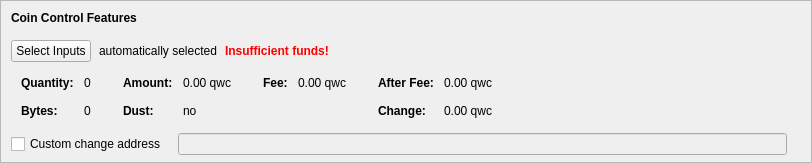
    <widget class="QFrame" name="frameCoinControl">
     <property name="sizePolicy">
      <sizepolicy hsizetype="Expanding" vsizetype="Expanding">
       <horstretch>0</horstretch>
       <verstretch>0</verstretch>
      </sizepolicy>
     </property>
     <property name="maximumSize">
      <size>
       <width>16777215</width>
       <height>16777215</height>
      </size>
     </property>
     <property name="frameShape">
      <enum>QFrame::StyledPanel</enum>
     </property>
     <property name="frameShadow">
      <enum>QFrame::Sunken</enum>
     </property>
     <layout class="QVBoxLayout" name="verticalLayoutCoinControl2">
      <property name="spacing">
       <number>0</number>
      </property>
      <property name="leftMargin">
       <number>0</number>
      </property>
      <property name="topMargin">
       <number>0</number>
      </property>
      <property name="rightMargin">
       <number>0</number>
      </property>
      <property name="bottomMargin">
       <number>6</number>
      </property>
      <item>
       <layout class="QVBoxLayout" name="verticalLayoutCoinControl" stretch="0,0,0,0,1">
        <property name="spacing">
         <number>0</number>
        </property>
        <property name="leftMargin">
         <number>10</number>
        </property>
        <property name="topMargin">
         <number>10</number>
        </property>
        <item>
         <layout class="QHBoxLayout" name="horizontalLayoutCoinControl1">
          <property name="bottomMargin">
           <number>15</number>
          </property>
          <item>
           <widget class="QLabel" name="labelCoinControlFeatures">
            <property name="sizePolicy">
             <sizepolicy hsizetype="Preferred" vsizetype="Maximum">
              <horstretch>0</horstretch>
              <verstretch>0</verstretch>
             </sizepolicy>
            </property>
            <property name="font">
             <font>
              <weight>75</weight>
              <bold>true</bold>
             </font>
            </property>
            <property name="styleSheet">
             <string notr="true">font-weight:bold;</string>
            </property>
            <property name="text">
             <string>Coin Control Features</string>
            </property>
           </widget>
          </item>
         </layout>
        </item>
        <item>
         <layout class="QHBoxLayout" name="horizontalLayoutCoinControl2" stretch="0,0,0,0">
          <property name="spacing">
           <number>8</number>
          </property>
          <property name="bottomMargin">
           <number>10</number>
          </property>
          <item>
           <widget class="QPushButton" name="pushButtonCoinControl">
            <property name="styleSheet">
             <string notr="true"/>
            </property>
            <property name="text">
             <string>Select Inputs</string>
            </property>
            <property name="autoDefault">
             <bool>false</bool>
            </property>
           </widget>
          </item>
          <item>
           <widget class="QLabel" name="labelCoinControlAutomaticallySelected">
            <property name="text">
             <string>automatically selected</string>
            </property>
            <property name="margin">
             <number>5</number>
            </property>
           </widget>
          </item>
          <item>
           <widget class="QLabel" name="labelCoinControlInsuffFunds">
            <property name="font">
             <font>
              <weight>75</weight>
              <bold>true</bold>
             </font>
            </property>
            <property name="styleSheet">
             <string notr="true">color:red;font-weight:bold;</string>
            </property>
            <property name="text">
             <string>Insufficient funds!</string>
            </property>
            <property name="margin">
             <number>5</number>
            </property>
           </widget>
          </item>
          <item>
           <spacer name="horizontalSpacerCoinControl">
            <property name="orientation">
             <enum>Qt::Horizontal</enum>
            </property>
            <property name="sizeHint" stdset="0">
             <size>
              <width>40</width>
              <height>1</height>
             </size>
            </property>
           </spacer>
          </item>
         </layout>
        </item>
        <item>
         <widget class="QWidget" name="widgetCoinControl" native="true">
          <property name="sizePolicy">
           <sizepolicy hsizetype="Preferred" vsizetype="Preferred">
            <horstretch>0</horstretch>
            <verstretch>0</verstretch>
           </sizepolicy>
          </property>
          <property name="minimumSize">
           <size>
            <width>0</width>
            <height>0</height>
           </size>
          </property>
          <property name="styleSheet">
           <string notr="true"/>
          </property>
          <layout class="QHBoxLayout" name="horizontalLayoutCoinControl5">
           <property name="leftMargin">
            <number>0</number>
           </property>
           <property name="topMargin">
            <number>0</number>
           </property>
           <property name="rightMargin">
            <number>0</number>
           </property>
           <property name="bottomMargin">
            <number>0</number>
           </property>
           <item>
            <layout class="QHBoxLayout" name="horizontalLayoutCoinControl3" stretch="0,0,0,1">
             <property name="spacing">
              <number>20</number>
             </property>
             <property name="topMargin">
              <number>0</number>
             </property>
             <property name="bottomMargin">
              <number>10</number>
             </property>
             <item>
              <layout class="QFormLayout" name="formLayoutCoinControl1">
               <property name="horizontalSpacing">
                <number>10</number>
               </property>
               <property name="verticalSpacing">
                <number>14</number>
               </property>
               <property name="leftMargin">
                <number>10</number>
               </property>
               <property name="topMargin">
                <number>4</number>
               </property>
               <property name="rightMargin">
                <number>6</number>
               </property>
               <item row="0" column="0">
                <widget class="QLabel" name="labelCoinControlQuantityText">
                 <property name="font">
                  <font>
                   <weight>75</weight>
                   <bold>true</bold>
                  </font>
                 </property>
                 <property name="text">
                  <string>Quantity:</string>
                 </property>
                 <property name="margin">
                  <number>0</number>
                 </property>
                </widget>
               </item>
               <item row="0" column="1">
                <widget class="QLabel" name="labelCoinControlQuantity">
                 <property name="cursor">
                  <cursorShape>IBeamCursor</cursorShape>
                 </property>
                 <property name="contextMenuPolicy">
                  <enum>Qt::ActionsContextMenu</enum>
                 </property>
                 <property name="text">
                  <string notr="true">0</string>
                 </property>
                 <property name="margin">
                  <number>0</number>
                 </property>
                 <property name="textInteractionFlags">
                  <set>Qt::LinksAccessibleByMouse|Qt::TextSelectableByKeyboard|Qt::TextSelectableByMouse</set>
                 </property>
                </widget>
               </item>
               <item row="1" column="0">
                <widget class="QLabel" name="labelCoinControlBytesText">
                 <property name="font">
                  <font>
                   <weight>75</weight>
                   <bold>true</bold>
                  </font>
                 </property>
                 <property name="text">
                  <string>Bytes:</string>
                 </property>
                </widget>
               </item>
               <item row="1" column="1">
                <widget class="QLabel" name="labelCoinControlBytes">
                 <property name="cursor">
                  <cursorShape>IBeamCursor</cursorShape>
                 </property>
                 <property name="contextMenuPolicy">
                  <enum>Qt::ActionsContextMenu</enum>
                 </property>
                 <property name="text">
                  <string notr="true">0</string>
                 </property>
                 <property name="textInteractionFlags">
                  <set>Qt::LinksAccessibleByMouse|Qt::TextSelectableByKeyboard|Qt::TextSelectableByMouse</set>
                 </property>
                </widget>
               </item>
              </layout>
             </item>
             <item>
              <layout class="QFormLayout" name="formLayoutCoinControl2">
               <property name="horizontalSpacing">
                <number>10</number>
               </property>
               <property name="verticalSpacing">
                <number>14</number>
               </property>
               <property name="leftMargin">
                <number>6</number>
               </property>
               <property name="topMargin">
                <number>4</number>
               </property>
               <property name="rightMargin">
                <number>6</number>
               </property>
               <item row="0" column="0">
                <widget class="QLabel" name="labelCoinControlAmountText">
                 <property name="font">
                  <font>
                   <weight>75</weight>
                   <bold>true</bold>
                  </font>
                 </property>
                 <property name="text">
                  <string>Amount:</string>
                 </property>
                 <property name="margin">
                  <number>0</number>
                 </property>
                </widget>
               </item>
               <item row="0" column="1">
                <widget class="QLabel" name="labelCoinControlAmount">
                 <property name="cursor">
                  <cursorShape>IBeamCursor</cursorShape>
                 </property>
                 <property name="contextMenuPolicy">
                  <enum>Qt::ActionsContextMenu</enum>
                 </property>
                 <property name="text">
                  <string notr="true">0.00 qwc</string>
                 </property>
                 <property name="textInteractionFlags">
                  <set>Qt::LinksAccessibleByMouse|Qt::TextSelectableByKeyboard|Qt::TextSelectableByMouse</set>
                 </property>
                </widget>
               </item>
               <item row="1" column="0">
                <widget class="QLabel" name="labelCoinControlLowOutputText">
                 <property name="font">
                  <font>
                   <weight>75</weight>
                   <bold>true</bold>
                  </font>
                 </property>
                 <property name="text">
                  <string>Dust:</string>
                 </property>
                </widget>
               </item>
               <item row="1" column="1">
                <widget class="QLabel" name="labelCoinControlLowOutput">
                 <property name="cursor">
                  <cursorShape>IBeamCursor</cursorShape>
                 </property>
                 <property name="contextMenuPolicy">
                  <enum>Qt::ActionsContextMenu</enum>
                 </property>
                 <property name="text">
                  <string notr="true">no</string>
                 </property>
                 <property name="textInteractionFlags">
                  <set>Qt::LinksAccessibleByMouse|Qt::TextSelectableByKeyboard|Qt::TextSelectableByMouse</set>
                 </property>
                </widget>
               </item>
              </layout>
             </item>
             <item>
              <layout class="QFormLayout" name="formLayoutCoinControl3">
               <property name="horizontalSpacing">
                <number>10</number>
               </property>
               <property name="verticalSpacing">
                <number>14</number>
               </property>
               <property name="leftMargin">
                <number>6</number>
               </property>
               <property name="topMargin">
                <number>4</number>
               </property>
               <property name="rightMargin">
                <number>6</number>
               </property>
               <item row="0" column="0">
                <widget class="QLabel" name="labelCoinControlFeeText">
                 <property name="font">
                  <font>
                   <weight>75</weight>
                   <bold>true</bold>
                  </font>
                 </property>
                 <property name="text">
                  <string>Fee:</string>
                 </property>
                 <property name="margin">
                  <number>0</number>
                 </property>
                </widget>
               </item>
               <item row="0" column="1">
                <widget class="QLabel" name="labelCoinControlFee">
                 <property name="cursor">
                  <cursorShape>IBeamCursor</cursorShape>
                 </property>
                 <property name="contextMenuPolicy">
                  <enum>Qt::ActionsContextMenu</enum>
                 </property>
                 <property name="text">
                  <string notr="true">0.00 qwc</string>
                 </property>
                 <property name="textInteractionFlags">
                  <set>Qt::LinksAccessibleByMouse|Qt::TextSelectableByKeyboard|Qt::TextSelectableByMouse</set>
                 </property>
                </widget>
               </item>
             </layout>
             </item>
             <item>
              <layout class="QFormLayout" name="formLayoutCoinControl4">
               <property name="horizontalSpacing">
                <number>10</number>
               </property>
               <property name="verticalSpacing">
                <number>14</number>
               </property>
               <property name="leftMargin">
                <number>6</number>
               </property>
               <property name="topMargin">
                <number>4</number>
               </property>
               <property name="rightMargin">
                <number>6</number>
               </property>
               <item row="0" column="0">
                <widget class="QLabel" name="labelCoinControlAfterFeeText">
                 <property name="font">
                  <font>
                   <weight>75</weight>
                   <bold>true</bold>
                  </font>
                 </property>
                 <property name="text">
                  <string>After Fee:</string>
                 </property>
                 <property name="margin">
                  <number>0</number>
                 </property>
                </widget>
               </item>
               <item row="0" column="1">
                <widget class="QLabel" name="labelCoinControlAfterFee">
                 <property name="cursor">
                  <cursorShape>IBeamCursor</cursorShape>
                 </property>
                 <property name="contextMenuPolicy">
                  <enum>Qt::ActionsContextMenu</enum>
                 </property>
                 <property name="text">
                  <string notr="true">0.00 qwc</string>
                 </property>
                 <property name="textInteractionFlags">
                  <set>Qt::LinksAccessibleByMouse|Qt::TextSelectableByKeyboard|Qt::TextSelectableByMouse</set>
                 </property>
                </widget>
               </item>
               <item row="1" column="0">
                <widget class="QLabel" name="labelCoinControlChangeText">
                 <property name="font">
                  <font>
                   <weight>75</weight>
                   <bold>true</bold>
                  </font>
                 </property>
                 <property name="text">
                  <string>Change:</string>
                 </property>
                </widget>
               </item>
               <item row="1" column="1">
                <widget class="QLabel" name="labelCoinControlChange">
                 <property name="cursor">
                  <cursorShape>IBeamCursor</cursorShape>
                 </property>
                 <property name="contextMenuPolicy">
                  <enum>Qt::ActionsContextMenu</enum>
                 </property>
                 <property name="text">
                  <string notr="true">0.00 qwc</string>
                 </property>
                 <property name="textInteractionFlags">
                  <set>Qt::LinksAccessibleByMouse|Qt::TextSelectableByKeyboard|Qt::TextSelectableByMouse</set>
                 </property>
                </widget>
               </item>
              </layout>
             </item>
            </layout>
           </item>
          </layout>
         </widget>
        </item>
        <item>
         <layout class="QHBoxLayout" name="horizontalLayoutCoinControl4" stretch="0,0,0">
          <property name="spacing">
           <number>12</number>
          </property>
          <property name="sizeConstraint">
           <enum>QLayout::SetDefaultConstraint</enum>
          </property>
          <property name="topMargin">
           <number>5</number>
          </property>
          <property name="rightMargin">
           <number>5</number>
          </property>
          <item>
           <widget class="QCheckBox" name="checkBoxCoinControlChange">
            <property name="toolTip">
             <string>If this is activated, but the change address is empty or invalid, change will be sent to a newly generated address.</string>
            </property>
            <property name="text">
             <string>Custom change address</string>
            </property>
           </widget>
          </item>
          <item>
           <widget class="QValidatedLineEdit" name="lineEditCoinControlChange">
            <property name="enabled">
             <bool>false</bool>
            </property>
            <property name="sizePolicy">
             <sizepolicy hsizetype="Expanding" vsizetype="Fixed">
              <horstretch>0</horstretch>
              <verstretch>0</verstretch>
             </sizepolicy>
            </property>
           </widget>
          </item>
          <item>
           <widget class="QLabel" name="labelCoinControlChangeLabel">
            <property name="sizePolicy">
             <sizepolicy hsizetype="Preferred" vsizetype="Expanding">
              <horstretch>0</horstretch>
              <verstretch>0</verstretch>
             </sizepolicy>
            </property>
            <property name="minimumSize">
             <size>
              <width>0</width>
              <height>0</height>
             </size>
            </property>
            <property name="text">
             <string/>
            </property>
            <property name="margin">
             <number>3</number>
            </property>
           </widget>
          </item>
         </layout>
        </item>
        <item>
         <spacer name="verticalSpacerCoinControl">
          <property name="orientation">
           <enum>Qt::Vertical</enum>
          </property>
          <property name="sizeHint" stdset="0">
           <size>
            <width>800</width>
            <height>1</height>
           </size>
          </property>
         </spacer>
        </item>
       </layout>
      </item>
     </layout>
    </widget>
